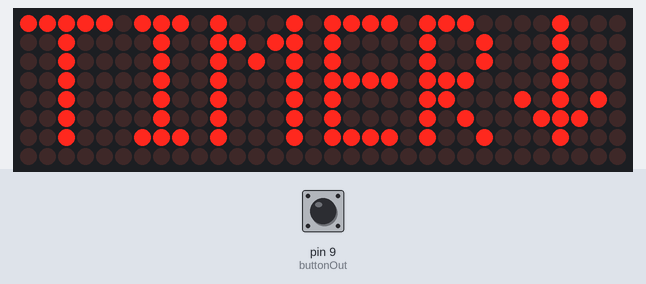
Bench run of a sketch on a simulated Arduino Uno, built with avr-gcc and run on an emulated ATmega328P. Parts: 32×8 LED matrix. The inputs (shaded band) are chosen by the test bench; at power-on: pin 9 (buttonOut) LOW.

Above: at 1.2 s.
1.3 s: pin 9 (buttonOut) pulled HIGH for 0.15 s
At 1.9 s:
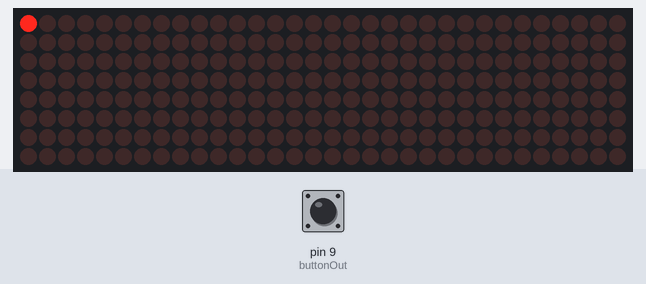
At 16.2 s:
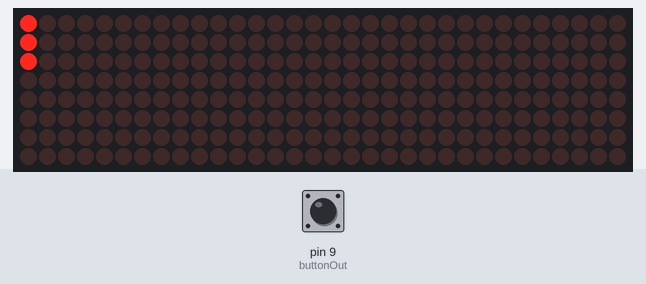
Timing chart, 0 to 17.7 s (numbered marks = the images above; inputs shaded):
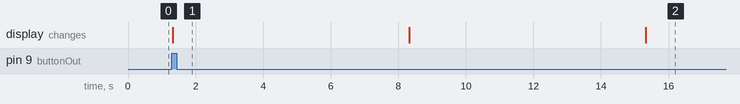

Measured:
- after the input at 1.3 s, the display: changes at once (image 1)

The sketch:

concentration-timer.ino
```cpp
#include "LedControl.h"

/*
 for MAX72XX:
 connect DataIn to pin 12
 connect CLK to pin 11
 connect LOAD to pin 3
 connect VIN to 5V
 connect GND to Ground
 */
const int numDevices = 4;
bool start = false;
LedControl lc=LedControl(11,13,3,numDevices);

/*
 for button:
 connect Data to pin 9
 connect VIN to 5V
 connect GND to Ground
*/
int buttonOut = 9;

//7 seconds for each led 256 X 7 ~ 30 min
unsigned long delaytime=7000;

void setup() {
  for (int x=0; x<numDevices; x++){
    lc.shutdown(x,false);       // startup MAX72XX from power-saving mode
    lc.setIntensity(x,0);       // Brightness
    lc.clearDisplay(x);         // clear display
    }

    pinMode(buttonOut, INPUT);
}

//Write Timer and arrow to led screen
void writeTimerOnMatrix() {
  byte t[5]={B10000000,B10000000,B11111110,B10000000,B10000000};
  byte i[3]={B10000010,B11111110,B10000010};
  byte m[5]={B11111110,B01000000,B00100000,B01000000,B11111110};
  byte e[4]={B11111110,B10010010,B10010010,B10010010};
  byte r[4]={B11111110,B10011000,B10010100,B01100010};
  byte v[5]={B00001000,B00000100,B11111110,B00000100,B00001000};

  //T
  lc.setColumn(3,0,t[0]);
  lc.setColumn(3,1,t[1]);
  lc.setColumn(3,2,t[2]);
  lc.setColumn(3,3,t[3]);
  lc.setColumn(3,4,t[4]);

  //I
  lc.setColumn(3,6,i[0]);
  lc.setColumn(3,7,i[1]);
  lc.setColumn(2,0,i[2]);

  //M
  lc.setColumn(2,2,m[0]);
  lc.setColumn(2,3,m[1]);
  lc.setColumn(2,4,m[2]);
  lc.setColumn(2,5,m[3]);
  lc.setColumn(2,6,m[4]);

  //E
  lc.setColumn(1,0,e[0]);
  lc.setColumn(1,1,e[1]);
  lc.setColumn(1,2,e[2]);
  lc.setColumn(1,3,e[3]);

  //R
  lc.setColumn(1,5,r[0]);
  lc.setColumn(1,6,r[1]);
  lc.setColumn(1,7,r[2]);
  lc.setColumn(0,0,r[3]);

  //down arrow
  lc.setColumn(0,2,v[0]);
  lc.setColumn(0,3,v[1]);
  lc.setColumn(0,4,v[2]);
  lc.setColumn(0,5,v[3]);
  lc.setColumn(0,6,v[4]);
}

//Start actual timer
void timer() {
  clearDisplay();
  for(int addr = 3; addr>=0; addr--){
  for(int col=0;col<8;col++) {
    for(int row=0;row<8;row++) {
      lc.setLed(addr,row,col,true);
      delay(delaytime);
    }
  }
}

 clearDisplay();
}

void clearDisplay(){
  for (int x=0; x<numDevices; x++){
    lc.clearDisplay(x);
    }
}

void loop() {
  if (digitalRead(buttonOut) == HIGH) {
      start = true;
  }

  if(start){
    timer();
    start = !start;
  }
  else{
    writeTimerOnMatrix();
  }

}
```
